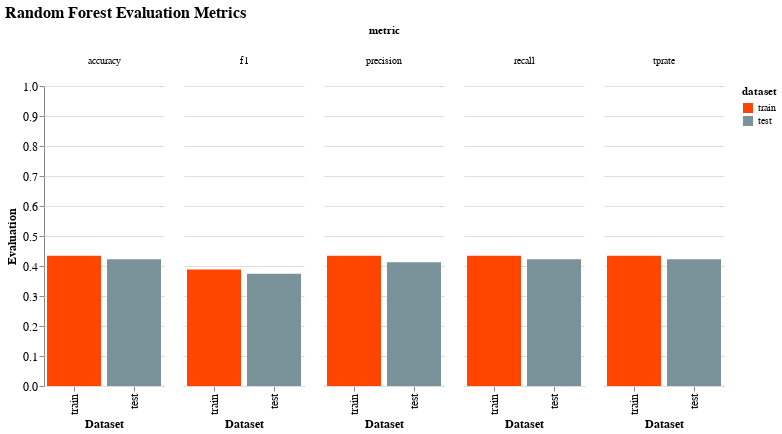

The code cell stored with this chart in its notebook:
### Code cell
domain_ = ['train', 'test']
range_ = ['#ff4500', '#7a9299'] # orca: 1b2426

# create the selection and color scheme for interaction
selection = alt.selection_single(fields = ['dataset'], name = 'Random')
color = alt.condition(selection,
                      alt.Color('dataset:N', scale=alt.Scale(domain=domain_, range=range_)),
                      alt.value('lightgray'))

# create the figure
bar = (alt.Chart(eval_df, width = 120)
 .mark_bar()
 .encode(y = alt.Y('value:Q', scale = alt.Scale(domain=[0, 1])),
         x = alt.X('dataset:N', sort = ['train', 'test']),
         color = color,
         column = alt.Column('metric:N', header = alt.Header(labelAngle = 0, labelOrient = 'top'))
        )
).add_selection(selection)

bar.title = 'Random Forest Evaluation Metrics'
bar.encoding.x.title = 'Dataset'
bar.encoding.y.title = 'Evaluation'

random_forest_eval = (bar).configure_view(strokeOpacity = 0).configure_axis(
    labelFontSize = 12,
    titleFontSize = 12
).configure_title(
    fontSize = 16
)

random_forest_eval

### Figure 1 — Vega-Lite specification as saved in the notebook (floating-point values rounded to 4 significant figures)
{"config": {"view": {"continuousWidth": 400, "continuousHeight": 300, "strokeOpacity": 0}, "axis": {"labelFontSize": 12, "titleFontSize": 12}, "title": {"fontSize": 16}}, "data": {"name": "data-a365ce138694c7ed154457f1f849985a"}, "mark": "bar", "encoding": {"color": {"condition": {"field": "dataset", "scale": {"domain": ["train", "test"], "range": ["#ff4500", "#7a9299"]}, "type": "nominal", "selection": "Random"}, "value": "lightgray"}, "column": {"field": "metric", "header": {"labelAngle": 0, "labelOrient": "top"}, "type": "nominal"}, "x": {"field": "dataset", "sort": ["train", "test"], "title": "Dataset", "type": "nominal"}, "y": {"field": "value", "scale": {"domain": [0, 1]}, "title": "Evaluation", "type": "quantitative"}}, "selection": {"Random": {"type": "single", "fields": ["dataset"]}}, "title": "Random Forest Evaluation Metrics", "width": 120, "$schema": "https://vega.github.io/schema/vega-lite/v4.17.0.json", "datasets": {"data-a365ce138694c7ed154457f1f849985a": [{"dataset": "train", "metric": "accuracy", "value": 0.434}, {"dataset": "test", "metric": "accuracy", "value": 0.4222}, {"dataset": "train", "metric": "f1", "value": 0.3884}, {"dataset": "test", "metric": "f1", "value": 0.3744}, {"dataset": "train", "metric": "precision", "value": 0.4344}, {"dataset": "test", "metric": "precision", "value": 0.4126}, {"dataset": "train", "metric": "recall", "value": 0.434}, {"dataset": "test", "metric": "recall", "value": 0.4222}, {"dataset": "train", "metric": "tprate", "value": 0.434}, {"dataset": "test", "metric": "tprate", "value": 0.4222}]}}
